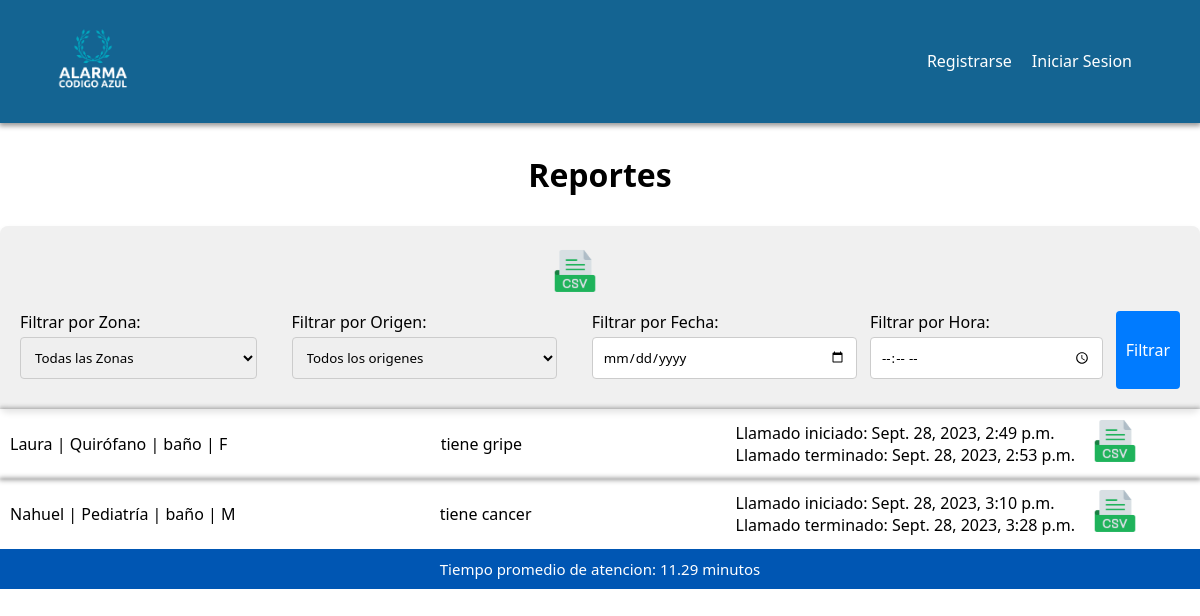
Page /verReportes/ on the earlier database version.
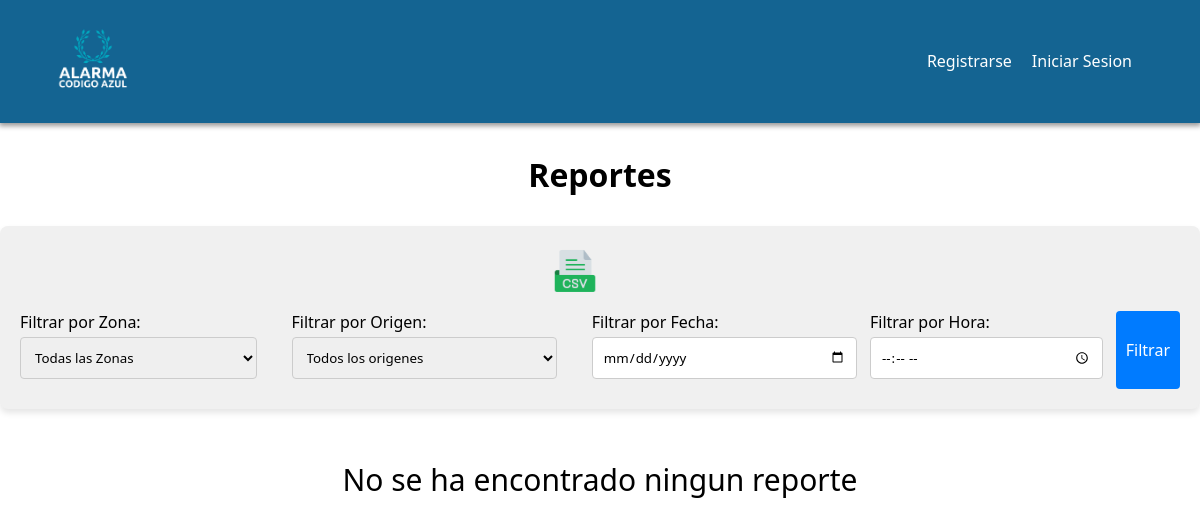
Same page on the later database version.
### administracion/models.py (models this page shows, shortened)
class Reporte(models.Model):
    tipo = models.CharField(default="", max_length=100)
    consulta = models.TextField(default="")
    zona = models.ForeignKey(Zona, on_delete=models.CASCADE, default=1)
    llamado = models.ForeignKey(Llamado, default=None, on_delete=models.CASCADE)
    created_at = models.DateTimeField(default=timezone.now)

class Llamado(models.Model):
    paciente = models.ForeignKey(Paciente, default=None, on_delete=models.CASCADE)
    zona = models.ForeignKey(Zona, default=None, on_delete=models.CASCADE)
    origen = models.CharField(max_length=20)
    created_at = models.DateTimeField(default=timezone.now)

class Paciente(models.Model):
    nombre_paciente = models.CharField(max_length=100)
    apellido_paciente = models.CharField(max_length=100)
    dni_paciente = models.CharField(max_length=100)
    fecha_nac_paciente = models.DateField()
    medico_asignado = models.ForeignKey(Medico, null=True, on_delete=models.CASCADE)
    zona = models.ForeignKey(Zona, default=None, on_delete=models.CASCADE)
    perfil = models.ForeignKey(Perfil, default=None, on_delete=models.CASCADE)
    domicilio_paciente = models.CharField(max_length=100, default="")
    genero_paciente = models.CharField(max_length=1, default="")
    telefono_paciente = models.CharField(null=True, default="", max_length=10)
    email_paciente = models.CharField(max_length=100, default="")
    grupo_sanguineo = models.CharField(max_length=5, default="")
    peso_paciente_kg = models.IntegerField(default=0)
    altura_paciente = models.IntegerField(default=0)
    alergias = models.TextField(default="")

class Zona(models.Model):
    nombre_zona = models.CharField(max_length=50)
    cant_pacientes = models.IntegerField()
    foto = models.ImageField(upload_to='zonaFoto', blank=True, null=True)
    def __str__(self):
        return self.nombre_zona

### administracion/views.py (the view, shortened to what this page needs)
# urls.py: path('verReportes/', views.verReportes, name='verReportes'),
def verReportes(req):
    zonasTotales = Zona.objects.all()
    reportes = Reporte.objects.all()
    tiempo_promedio = []
    for reporte in reportes:
        fecha_inicio = reporte.llamado.created_at
        fecha_finalizacion = reporte.created_at
        tiempo_transcurrido = fecha_finalizacion - fecha_inicio
        tiempo_transcurrido_en_segundos = tiempo_transcurrido.total_seconds()
        tiempo_transcurrido_en_minutos = tiempo_transcurrido_en_segundos / 60
        tiempo_transcurrido_en_minutos_redondeado = round(tiempo_transcurrido_en_minutos, 2)
        tiempo_promedio.append(tiempo_transcurrido_en_minutos_redondeado)
    if reportes:
        tiempo_promedio = round(sum(tiempo_promedio) / len(reportes), 2)
    pacientes_por_zona = Paciente.objects.values('zona__nombre_zona').annotate(num_pacientes=Count('id')).order_by('zona__nombre_zona')
    zonas = [item['zona__nombre_zona'] for item in pacientes_por_zona]
    num_pacientes_por_zona = [item['num_pacientes'] for item in pacientes_por_zona]
    reportes_por_zona = Reporte.objects.values('zona__nombre_zona').annotate(num_reportes=Count('id')).order_by('zona__nombre_zona')
    zonas_reportes = [item['zona__nombre_zona'] for item in reportes_por_zona]
    num_reportes_por_zona = [item['num_reportes'] for item in reportes_por_zona]
    reportes_por_genero = Reporte.objects.values('llamado__paciente__genero_paciente').annotate(num_reportes=Count('id'))
    for item in reportes_por_genero:
        item['porcentaje'] = (item['num_reportes'] / Reporte.objects.count()) * 100
    reportes_por_origen = Reporte.objects.values('llamado__origen').annotate(num_reportes=Count('id'))
    for item in reportes_por_origen:
        item['porcentaje'] = (item['num_reportes'] / Reporte.objects.count()) * 100
    return render(req, 'reportes.html', {
        'reportes': reportes,
        'zonas': zonasTotales,
        'tiempo_promedio':tiempo_promedio,
        'zonaReporte':list(zonas), # Esto es para pasar los datos a las estadisticas
        'pacientesPorZona': num_pacientes_por_zona,
        'reportesPorZona': num_reportes_por_zona,
        'zonas_reportes': zonas_reportes,
        'reportesPorGenero': list(reportes_por_genero),
        'reportesPorOrigen': list(reportes_por_origen)
    })

### administracion/templates/reportes.html (shortened to what this page needs)
{% extends 'base.html' %}
{% load static %}
    {% block content %}
    <link rel="stylesheet" href="{% static 'reportes.css' %}">
    <h1>Reportes</h1>
    <div class="filtrar">
        <a href="{% url 'exportarReportes' %}" class="expReporte">
            <button class="btn-exportar">
                <img src="{% static 'csv.png' %}" alt="Exportar Reportes">
            </button>
        </a>
        <form action="{% url 'verReportes' %}" method="POST" class="filtrar-form">
            <div class="filtrar-group">
                <label for="filtroZona">Filtrar por Zona:</label>
                <select name="filtroZona" id="filtroZona" class="select-filter">
                    <option value="todas">Todas las Zonas</option>
                </select>
            </div>
            <div class="filtrar-group">
                <label for="origenLlamado">Filtrar por Origen:</label>
                <select name="origenLlamado" id="origenLlamado" class="select-filter">
                    <option value="todos">Todos los origenes</option>
                </select>
            </div>
            <div class="filtrar-group">
                <label for="fechaReporte">Filtrar por Fecha:</label>
                <input type="date" name="fechaReporte" id="fechaReporte" class="input-filter" placeholder="Fecha del Reporte">
            </div>
            <div class="filtrar-group">
                <label for="horaReporte">Filtrar por Hora:</label>
                <input type="time" name="horaReporte" id="horaReporte" class="input-filter" step="60" placeholder="Hora del Reporte">
            </div>
            <button type="submit" name="filtrar" class="btn-submit">Filtrar</button>
        </form>
    </div>
    <div class="reportes">
        {% if reportes %}
        {% for reporte in reportes %}
        <div class="reporte">
                    <p>{{reporte.llamado.paciente.nombre_paciente}} | {{reporte.llamado.zona}} | {{reporte.llamado.origen}} | {{reporte.llamado.paciente.genero_paciente}}</p>
                    <p>{{reporte.consulta}}</p>
                    <div class="rightReporte">
                        <div class="fechas">
                            <p>Llamado iniciado: {{reporte.llamado.created_at}}</p>
                            <p>Llamado terminado: {{reporte.created_at}}</p>
                        </div>
                        <a href="{% url 'exportarIdReportes' reporte.id %}" class="expReporte expReporte2">
                            <button class="btn-exportar">
                                <img src="{% static 'csv.png' %}" alt="Exportar Reportes">
                            </button>
                        </a>
                    </div>
                </div>
                {% endfor %}
                <p class="averageTime">Tiempo promedio de atencion: {{tiempo_promedio}} minutos</p>
                {% else %}
                <p class="noHay">No se ha encontrado ningun reporte</p>
        {% endif %}
    </div>
    {% endblock content %}

### main/templates/base.html (shortened to what this page needs)
{% load static %}
<!DOCTYPE html>
<html lang="en">
<head>
    <link rel="stylesheet" href="{% static 'base.css' %}">
</head>
<body>
    <header>
        <a href="{% url 'main' %}"><img src="{% static 'logo.png' %}" alt=""><a>
        <ul class="">
            {% if user.is_authenticated %}
            <li><a href="{% url 'logout' %}">Salir</a></li>
            {% else %}
            <li><a href="{% url 'signup' %}">Registrarse</a></li>
            <li ><a href="{% url 'signin' %}">Iniciar Sesion</a></li>
            {% endif %}
          </ul>
    </header>
    {% block content %}
    {% endblock content %}
</body>
</html>

### main/static/base.css (style rules this page uses)
* { padding: 0; margin: 0; font-family: system-ui, -apple-system, BlinkMacSystemFont, 'Segoe UI', Roboto, Oxygen, Ubuntu, Cantarell, 'Open Sans', 'Helvetica Neue', sans-serif; }
img { width: 90px; }
header { padding: 1.5rem 3rem; background-color: rgb(20, 100, 146); display: flex; gap: 20px; justify-content: space-between; align-items: center; z-index: 1000; align-self: flex-start; box-shadow: 0 2px 5px 1px #999; }
header a { color: white; text-decoration: none; }
header li { list-style: none; }
header ul { display: flex; gap: 20px; }
header ul li a { position: relative; transition: color 0.3s, transform 0.3s; }
header ul li a::before { content: ""; position: absolute; left: 0; right: 0; bottom: -5px; height: 2px; background: rgba(255, 255, 255, 0.8); transform: scaleX(0); transition: transform 0.3s; }

### main/static/reportes.css (style rules this page uses)
.noHay { text-align: center; font-size: 30px; margin-top: 50px; }
.btn-exportar { margin-right: 50px; border: none; cursor: pointer; background: transparent; }
.btn-exportar img { width: 60px; }
.btn-exportar img:last-child { width: 50px; }
.filtrar { background-color: #f0f0f0; padding: 20px; border-radius: 8px; box-shadow: 0 4px 6px rgba(0, 0, 0, 0.1); text-align: center; width: auto; display: flex; flex-direction: row; flex-wrap: wrap; justify-content: center; align-items: center; }
.filtrar-group { margin: 10px 0; text-align: left; margin-right: 30px; }
.select-filter, .input-filter { width: 100%; padding: 10px; border: 1px solid #ccc; border-radius: 4px; margin-top: 4px; }
.btn-submit { padding: 10px 10px; background-color: #007bff; color: #fff; border: none; border-radius: 4px; cursor: pointer; font-size: 16px; margin-top: 10px; }
.expReporte { display: inline-block; }
.reportes { display: flex; flex-direction: column; }
h1 { text-align: center; margin: 30px; }
.filtrar form { display: flex; gap: 5px; }

Differences in the rows shown:
removed Reporte: llamado.paciente.nombre_paciente "Laura", llamado.zona "Quirófano", llamado.origen "baño", llamado.paciente.genero_paciente "F", consulta "tiene gripe", llamado.created_at "Sept. 28, 2023, 2:49 p.m.", created_at "Sept. 28, 2023, 2:53 p.m."
removed Reporte: llamado.paciente.nombre_paciente "Nahuel", llamado.zona "Pediatría", llamado.origen "baño", llamado.paciente.genero_paciente "M", consulta "tiene cancer", llamado.created_at "Sept. 28, 2023, 3:10 p.m.", created_at "Sept. 28, 2023, 3:28 p.m."
Other differences:
{{ tiempo_promedio }}: "11.29" → (not shown)
text no longer shown: "Tiempo promedio de atencion: minutos"
text now shown: "No se ha encontrado ningun reporte"
